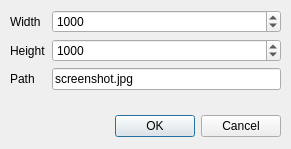
<?xml version="1.0" encoding="UTF-8"?>
<ui version="4.0">
 <class>ScreenshotDialog</class>
 <widget class="QDialog" name="ScreenshotDialog">
  <property name="geometry">
   <rect>
    <x>0</x>
    <y>0</y>
    <width>291</width>
    <height>149</height>
   </rect>
  </property>
  <property name="windowTitle">
   <string>Take Screenshot</string>
  </property>
  <property name="modal">
   <bool>true</bool>
  </property>
  <widget class="QDialogButtonBox" name="buttonBox">
   <property name="geometry">
    <rect>
     <x>110</x>
     <y>110</y>
     <width>171</width>
     <height>32</height>
    </rect>
   </property>
   <property name="orientation">
    <enum>Qt::Horizontal</enum>
   </property>
   <property name="standardButtons">
    <set>QDialogButtonBox::Cancel|QDialogButtonBox::Ok</set>
   </property>
  </widget>
  <widget class="QWidget" name="formLayoutWidget">
   <property name="geometry">
    <rect>
     <x>10</x>
     <y>10</y>
     <width>271</width>
     <height>91</height>
    </rect>
   </property>
   <layout class="QFormLayout" name="formLayout">
    <item row="0" column="0">
     <widget class="QLabel" name="widthLabel">
      <property name="text">
       <string>Width</string>
      </property>
     </widget>
    </item>
    <item row="0" column="1">
     <widget class="QSpinBox" name="widthSpinBox">
      <property name="maximum">
       <number>32768</number>
      </property>
      <property name="value">
       <number>1000</number>
      </property>
     </widget>
    </item>
    <item row="1" column="0">
     <widget class="QLabel" name="heightLabel">
      <property name="text">
       <string>Height</string>
      </property>
     </widget>
    </item>
    <item row="1" column="1">
     <widget class="QSpinBox" name="heightSpinBox">
      <property name="maximum">
       <number>32768</number>
      </property>
      <property name="value">
       <number>1000</number>
      </property>
     </widget>
    </item>
    <item row="2" column="0">
     <widget class="QLabel" name="pathLabel">
      <property name="text">
       <string>Path</string>
      </property>
     </widget>
    </item>
    <item row="2" column="1">
     <widget class="QLineEdit" name="pathLineEdit">
      <property name="text">
       <string>screenshot.jpg</string>
      </property>
     </widget>
    </item>
   </layout>
  </widget>
 </widget>
 <resources/>
 <connections>
  <connection>
   <sender>buttonBox</sender>
   <signal>accepted()</signal>
   <receiver>ScreenshotDialog</receiver>
   <slot>accept()</slot>
   <hints>
    <hint type="sourcelabel">
     <x>248</x>
     <y>254</y>
    </hint>
    <hint type="destinationlabel">
     <x>157</x>
     <y>274</y>
    </hint>
   </hints>
  </connection>
  <connection>
   <sender>buttonBox</sender>
   <signal>rejected()</signal>
   <receiver>ScreenshotDialog</receiver>
   <slot>reject()</slot>
   <hints>
    <hint type="sourcelabel">
     <x>316</x>
     <y>260</y>
    </hint>
    <hint type="destinationlabel">
     <x>286</x>
     <y>274</y>
    </hint>
   </hints>
  </connection>
 </connections>
</ui>
